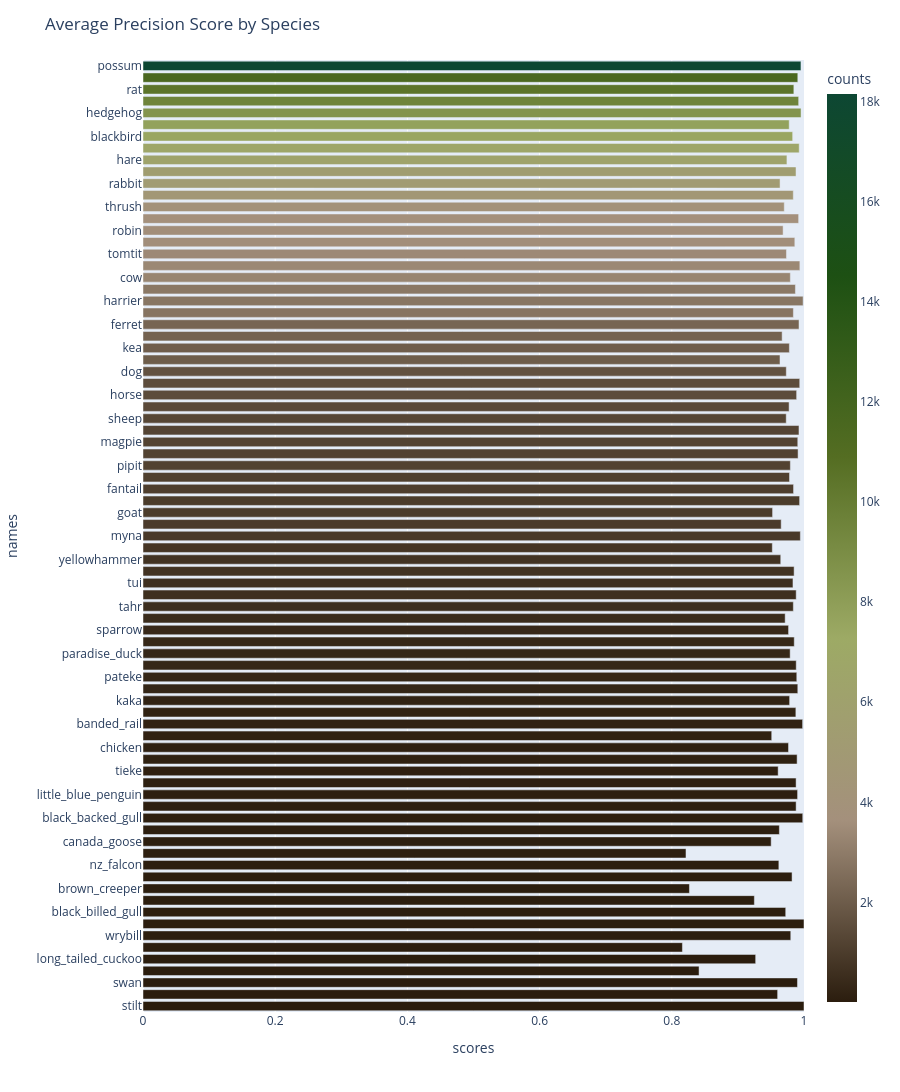

Notebook code cell kept with this figure:
### Markdown cell above
Now looking at the accuracy using macro Average Precision Score (mAP) for the predictions from the last training batch by class, along with their frequencies.  These numbers are expected to be quite low, as they include the effects of image augmentation.

### Code cell
train_pred = pd.read_pickle(paths.pickle_paths['train_pred_df'])
train_true = pd.read_pickle(paths.pickle_paths['train_target_df'])
if (train_pred.shape[0] == train_true.shape[0]) and (train_pred.shape[0] >=20):
    _, _ = plot_map_by_class(train_true, train_pred, min_samples=5)
else: print(f'There were only {train_pred.shape[0]} rows in the predictions dataframe, too few for mAP scores')

### Figure 1 — Plotly figure (JSON) as saved in the notebook; plotly's stock layout.template omitted (floating-point values rounded to 4 significant figures)
{"data": [{"customdata": [[8.0], [13.0], [14.0], [16.0], [19.0], [25.0], [25.0], [26.0], [27.0], [28.0], [35.0], [46.0], [51.0], [63.0], [66.0], [68.0], [68.0], [81.0], [85.0], [97.0], [115.0], [121.0], [141.0], [147.0], [175.0], [184.0], [199.0], [292.0], [313.0], [320.0], [322.0], [349.0], [358.0], [466.0], [561.0], [580.0], [588.0], [711.0], [713.0], [776.0], [900.0], [962.0], [975.0], [979.0], [1053.0], [1112.0], [1170.0], [1176.0], [1202.0], [1253.0], [1300.0], [1412.0], [1479.0], [1513.0], [1676.0], [2033.0], [2041.0], [2197.0], [2287.0], [2761.0], [2808.0], [2873.0], [3290.0], [3375.0], [3426.0], [3565.0], [3588.0], [3705.0], [3941.0], [4681.0], [5133.0], [5496.0], [6263.0], [6663.0], [7483.0], [7768.0], [8579.0], [9552.0], [10480.0], [11500.0], [18160.0]], "hovertemplate": "scores=%{x}<br>names=%{y}<br>counts=%{marker.color}<extra></extra>", "legendgroup": "", "marker": {"color": [8.0, 13.0, 14.0, 16.0, 19.0, 25.0, 25.0, 26.0, 27.0, 28.0, 35.0, 46.0, 51.0, 63.0, 66.0, 68.0, 68.0, 81.0, 85.0, 97.0, 115.0, 121.0, 141.0, 147.0, 175.0, 184.0, 199.0, 292.0, 313.0, 320.0, 322.0, 349.0, 358.0, 466.0, 561.0, 580.0, 588.0, 711.0, 713.0, 776.0, 900.0, 962.0, 975.0, 979.0, 1053.0, 1112.0, 1170.0, 1176.0, 1202.0, 1253.0, 1300.0, 1412.0, 1479.0, 1513.0, 1676.0, 2033.0, 2041.0, 2197.0, 2287.0, 2761.0, 2808.0, 2873.0, 3290.0, 3375.0, 3426.0, 3565.0, 3588.0, 3705.0, 3941.0, 4681.0, 5133.0, 5496.0, 6263.0, 6663.0, 7483.0, 7768.0, 8579.0, 9552.0, 10480.0, 11500.0, 18160.0], "coloraxis": "coloraxis", "pattern": {"shape": ""}}, "name": "", "orientation": "h", "showlegend": false, "textposition": "auto", "type": "bar", "x": [1.0, 0.9601, 0.9901, 0.8413, 0.9269, 0.8161, 0.98, 1.0, 0.9723, 0.9249, 0.8267, 0.9819, 0.962, 0.8215, 0.9503, 0.9627, 0.9981, 0.9881, 0.9903, 0.9881, 0.9609, 0.9896, 0.9766, 0.9512, 0.9979, 0.9877, 0.9783, 0.9906, 0.9891, 0.9883, 0.9791, 0.9853, 0.9767, 0.9715, 0.9839, 0.9882, 0.9833, 0.9851, 0.9648, 0.9521, 0.9945, 0.9655, 0.9525, 0.9934, 0.9842, 0.9781, 0.9794, 0.991, 0.9906, 0.9924, 0.9731, 0.9774, 0.9889, 0.9935, 0.9732, 0.9637, 0.9779, 0.9669, 0.9925, 0.9839, 0.9986, 0.987, 0.9793, 0.9937, 0.9735, 0.9861, 0.9684, 0.9919, 0.9702, 0.9838, 0.9638, 0.9879, 0.9742, 0.9927, 0.9828, 0.9776, 0.9955, 0.9919, 0.9846, 0.9906, 0.9954], "xaxis": "x", "y": ["stilt", "shore_plover", "swan", "rosella", "long_tailed_cuckoo", "grey_warbler", "wrybill", "crake", "black_billed_gull", "fernbird", "brown_creeper", "white_faced_heron", "nz_falcon", "redpoll", "canada_goose", "spurwing_plover", "black_backed_gull", "banded_dotterel", "little_blue_penguin", "fiordland_crested_penguin", "tieke", "black_fronted_tern", "chicken", "mallard", "banded_rail", "oystercatcher", "kaka", "takahe", "pateke", "morepork", "paradise_duck", "yellow_eyed_penguin", "sparrow", "starling", "tahr", "kereru", "tui", "parakeet", "yellowhammer", "weasel", "myna", "silvereye", "goat", "kakapo", "fantail", "chamois", "pipit", "sealion", "magpie", "pheasant", "sheep", "weka", "horse", "pukeko", "dog", "dunnock", "kea", "bellbird", "ferret", "finch", "harrier", "rifleman", "cow", "quail", "tomtit", "wallaby", "robin", "kiwi", "thrush", "stoat", "rabbit", "pig", "hare", "human", "blackbird", "mouse", "hedgehog", "deer", "rat", "cat", "possum"], "yaxis": "y"}], "layout": {"barmode": "relative", "coloraxis": {"colorbar": {"title": {"text": "counts"}}, "colorscale": [[0, "#2b1d0e"], [0.2, "#a4907c"], [0.4, "#9DAA65"], [0.6, "#546D22"], [0.8, "#1d5013"], [1, "#0d4733"]]}, "height": 1200, "legend": {"tracegroupgap": 0}, "margin": {"t": 60}, "title": {"text": "Average Precision Score by Species"}, "xaxis": {"anchor": "y", "domain": [0, 1], "range": [0, 1], "title": {"text": "scores"}}, "yaxis": {"anchor": "x", "domain": [0, 1], "title": {"text": "names"}}}}
